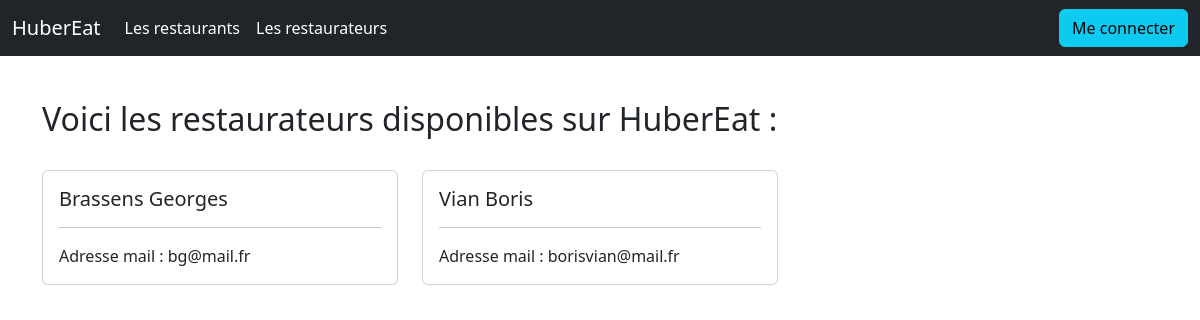
Page /?action=restaurateur on the committed database.
### tables this page shows
CREATE TABLE users(
    mailU varchar(30) PRIMARY KEY NOT NULL,
    lastNameU varchar(25),
    firstNameU varchar(25),
    passwordU varchar(255),
    typeU INT,
    FOREIGN KEY (typeU) REFERENCES typeUser (idT)
);

### controller/restaurateur.php (called while the page is built, shortened)
<?php
include_once "$racine/model/db.users.php";
$userType = 1;
$lesUsersType = getUsersByType($userType);
include "$racine/view/viewRestaurateur.php";
include "$racine/view/layout.php";
?>

### index.php (called while the page is built, shortened)
<?php
include "getRacine.php";
if (isset($_GET["action"])) {
    $action = $_GET["action"];
}
else {
    $action = "defaut";
}
$fichier = controller($action);
include "$racine/controller/$fichier";

### model/db.users.php (called while the page is built, shortened)
<?php
function getUsersByType($type){
    try {
        $cnx = connexionPDO();
        $statement = $cnx->prepare('SELECT u.*, r.* FROM users u LEFT JOIN resto r ON u.mailU = r.idR WHERE u.typeU=:type');
        $statement->bindValue(':type', $type, PDO::PARAM_INT);
        $statement->execute();
        $result = $statement->fetchAll(PDO::FETCH_ASSOC);
    } catch (PDOException $e) {
        print "Erreur !: " . $e->getMessage();
        die();
    }
    return $result;
}

### view/viewRestaurateur.php (the view, shortened to what this page needs)
<h2>Voici les restaurateurs disponibles sur HuberEat :</h2>
<br>
<div class="row">
    <?php foreach ($lesUsersType as $user) {
    ?>
        <div class="col-sm-4">
            <div class="card">
                <div class="card-body">
                    <h5 class="card-title"><?=$user['lastNameU'] ." ". $user['firstNameU'] ?></h5>
                    <hr>
                    <p class="card-text">Adresse mail : <?=$user['mailU']?> </p>
                </div>
            </div>
        </div>
    <?php } ?>
</div>

### rows in the picture
users: lastNameU "Brassens", firstNameU "Georges", mailU "bg@mail.fr"
users: lastNameU "Vian", firstNameU "Boris", mailU "borisvian@mail.fr"
